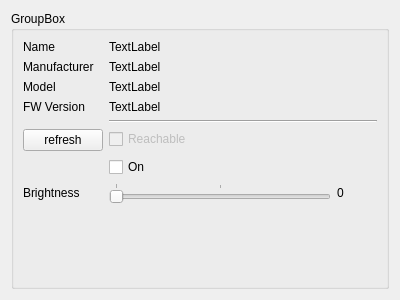
<?xml version="1.0" encoding="UTF-8"?>
<ui version="4.0">
 <class>LightBulbWidget</class>
 <widget class="QWidget" name="LightBulbWidget">
  <property name="geometry">
   <rect>
    <x>0</x>
    <y>0</y>
    <width>400</width>
    <height>300</height>
   </rect>
  </property>
  <property name="windowTitle">
   <string>Form</string>
  </property>
  <layout class="QHBoxLayout" name="horizontalLayout">
   <item>
    <widget class="QGroupBox" name="groupBox">
     <property name="title">
      <string>GroupBox</string>
     </property>
     <layout class="QFormLayout" name="formLayout">
      <item row="0" column="0">
       <widget class="QLabel" name="label_3">
        <property name="text">
         <string>Name</string>
        </property>
       </widget>
      </item>
      <item row="0" column="1">
       <widget class="QLabel" name="labelName">
        <property name="text">
         <string>TextLabel</string>
        </property>
       </widget>
      </item>
      <item row="1" column="0">
       <widget class="QLabel" name="label">
        <property name="text">
         <string>Manufacturer</string>
        </property>
       </widget>
      </item>
      <item row="1" column="1">
       <widget class="QLabel" name="labelManufacturer">
        <property name="text">
         <string>TextLabel</string>
        </property>
       </widget>
      </item>
      <item row="2" column="0">
       <widget class="QLabel" name="label_2">
        <property name="text">
         <string>Model</string>
        </property>
       </widget>
      </item>
      <item row="2" column="1">
       <widget class="QLabel" name="labelModel">
        <property name="text">
         <string>TextLabel</string>
        </property>
       </widget>
      </item>
      <item row="3" column="0">
       <widget class="QLabel" name="label_4">
        <property name="text">
         <string>FW Version</string>
        </property>
       </widget>
      </item>
      <item row="3" column="1">
       <widget class="QLabel" name="labelFirmware">
        <property name="text">
         <string>TextLabel</string>
        </property>
       </widget>
      </item>
      <item row="4" column="1">
       <widget class="Line" name="line">
        <property name="orientation">
         <enum>Qt::Horizontal</enum>
        </property>
       </widget>
      </item>
      <item row="5" column="0">
       <widget class="QPushButton" name="buttonRefresh">
        <property name="text">
         <string>refresh</string>
        </property>
       </widget>
      </item>
      <item row="5" column="1">
       <widget class="QCheckBox" name="checkReachable">
        <property name="enabled">
         <bool>false</bool>
        </property>
        <property name="text">
         <string>Reachable</string>
        </property>
        <property name="checkable">
         <bool>true</bool>
        </property>
       </widget>
      </item>
      <item row="6" column="1">
       <widget class="QCheckBox" name="checkOn">
        <property name="text">
         <string>On</string>
        </property>
       </widget>
      </item>
      <item row="7" column="0">
       <widget class="QLabel" name="label_5">
        <property name="text">
         <string>Brightness</string>
        </property>
       </widget>
      </item>
      <item row="7" column="1">
       <layout class="QHBoxLayout" name="horizontalLayout_2">
        <item>
         <widget class="QSlider" name="sliderBrightness">
          <property name="minimum">
           <number>1</number>
          </property>
          <property name="maximum">
           <number>255</number>
          </property>
          <property name="orientation">
           <enum>Qt::Horizontal</enum>
          </property>
          <property name="tickPosition">
           <enum>QSlider::TicksAbove</enum>
          </property>
          <property name="tickInterval">
           <number>128</number>
          </property>
         </widget>
        </item>
        <item>
         <widget class="QLabel" name="labelBrightness">
          <property name="minimumSize">
           <size>
            <width>40</width>
            <height>0</height>
           </size>
          </property>
          <property name="text">
           <string>0</string>
          </property>
         </widget>
        </item>
       </layout>
      </item>
     </layout>
    </widget>
   </item>
  </layout>
 </widget>
 <resources/>
 <connections/>
</ui>
